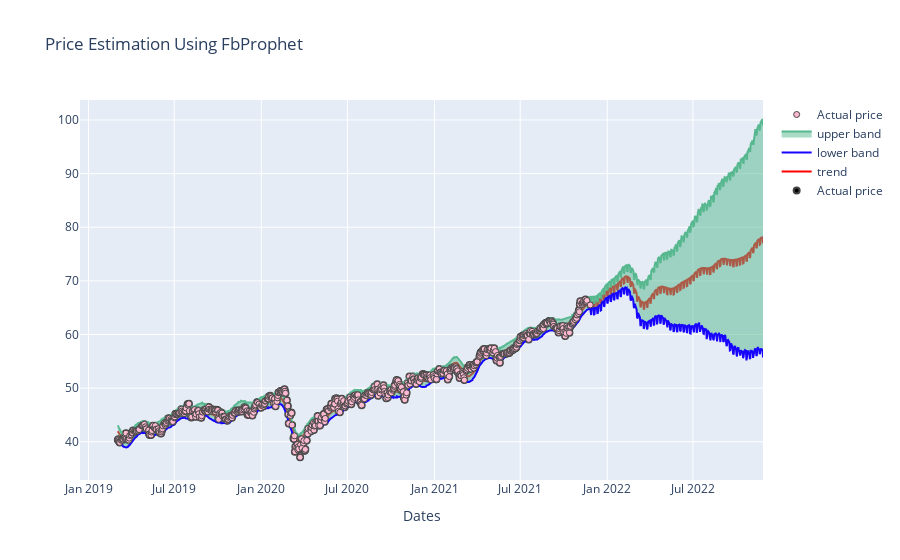

Here is the notebook cell this chart was saved with:
### Code cell
fig = py.offline.iplot(figure)
# plt.show()

### Figure 1 — Plotly figure (JSON) as saved in the notebook; plotly's stock layout.template omitted (floating-point values rounded to 4 significant figures; data arrays with more than 128 entries replaced by an {"elided": "..."} marker saying what was removed)
{"data": [{"marker": {"color": "black", "line": {"width": 2}}, "mode": "markers", "name": "Actual price", "type": "scatter", "x": {"elided": "690 str values"}, "y": {"elided": "690 float values"}}, {"marker": {"color": "red", "line": {"width": 3}}, "mode": "lines", "name": "trend", "type": "scatter", "x": {"elided": "1055 str values"}, "y": {"elided": "1055 float values"}}, {"line": {"color": "#1705ff"}, "mode": "lines", "name": "lower band", "type": "scatter", "x": {"elided": "1055 str values"}, "y": {"elided": "1055 float values"}}, {"fill": "tonexty", "line": {"color": "#57b88f"}, "mode": "lines", "name": "upper band", "type": "scatter", "x": {"elided": "1055 str values"}, "y": {"elided": "1055 float values"}}, {"marker": {"color": "#FFBAD2", "line": {"width": 1}}, "mode": "markers", "name": "Actual price", "type": "scatter", "x": {"elided": "1055 str values"}, "y": {"elided": "690 float values"}}], "layout": {"title": {"text": "Price Estimation Using FbProphet"}, "xaxis": {"ticklen": 2, "title": {"text": "Dates"}, "zeroline": true}}}
